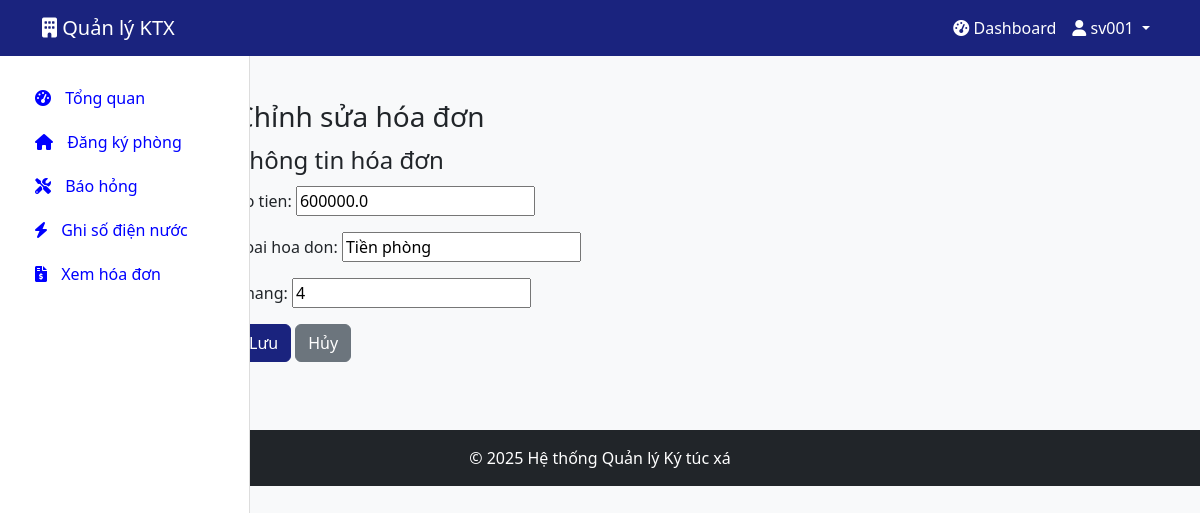
Page /chinh-sua-hoa-don/HD2025040002/ (signed in) on the committed database.
### dormitory/models.py (models this page shows, shortened)
class HoaDon(models.Model):
    ma_hoa_don = models.CharField(max_length=20, primary_key=True)
    so_tien = models.FloatField()
    loai_hoa_don = models.CharField(max_length=20)
    ngay_thanh_toan = models.DateField(null=True, blank=True)
    mssv = models.ForeignKey(SinhVien, on_delete=models.CASCADE)
    thang = models.IntegerField()
    ma_phong = models.ForeignKey(Phong, on_delete=models.CASCADE)

### dormitory/views.py (the view)
# urls.py: path('chinh-sua-hoa-don/<str:ma_hoa_don>/', views.chinh_sua_hoa_don, name='chinh_sua_hoa_don'),
@login_required
def chinh_sua_hoa_don(request, ma_hoa_don):
    hoa_don = get_object_or_404(HoaDon, ma_hoa_don=ma_hoa_don)
    chi_so_dien_nuoc = None
    if hoa_don.loai_hoa_don == 'Điện nước':
        chi_so_dien_nuoc = ChiSoDienNuoc.objects.filter(hoa_don=hoa_don).first()
        print(chi_so_dien_nuoc)
    if request.method == 'POST':
        hoa_don_form = HoaDonForm(request.POST, instance=hoa_don)
        chi_so_form = ChiSoDienNuocForm(request.POST, instance=chi_so_dien_nuoc) if chi_so_dien_nuoc else None
        if hoa_don_form.is_valid() and (chi_so_form is None or chi_so_form.is_valid()):
            hoa_don_form.save()
            if chi_so_form:
                chi_so_form.save()
            messages.success(request, 'Hóa đơn đã được cập nhật thành công.')
            return redirect('quan_ly_hoa_don')
    else:
        hoa_don_form = HoaDonForm(instance=hoa_don)
        chi_so_form = ChiSoDienNuocForm(instance=chi_so_dien_nuoc) if chi_so_dien_nuoc else None
    return render(request, 'dormitory/chinh_sua_hoa_don.html', {
        'hoa_don_form': hoa_don_form,
        'chi_so_form': chi_so_form,
        'role': TaiKhoan.objects.get(user=request.user).role
    })

### dormitory/forms.py
class HoaDonForm(forms.ModelForm):
    class Meta:
        model = HoaDon
        fields = ['so_tien', 'loai_hoa_don', 'thang']

### dormitory/templates/dormitory/chinh_sua_hoa_don.html (shortened to what this page needs)
{% extends 'base.html' %}
{% block content %}
<div class="container mt-4">
    <h3>Chỉnh sửa hóa đơn</h3>
    <form method="post">
        <fieldset>
            <legend>Thông tin hóa đơn</legend>
            {{ hoa_don_form.as_p }}
        </fieldset>
        <button type="submit" class="btn btn-primary">Lưu</button>
        <a href="{% url 'quan_ly_hoa_don' %}" class="btn btn-secondary">Hủy</a>
    </form>
</div>
{% endblock %}

### dormitory/templates/base.html (shortened to what this page needs)
<!DOCTYPE html>
<html lang="vi">
<head>
    <link href="https://cdn.jsdelivr.net/npm/bootstrap@5.3.0/dist/css/bootstrap.min.css" rel="stylesheet">
    <link rel="stylesheet" href="https://cdnjs.cloudflare.com/ajax/libs/font-awesome/6.0.0/css/all.min.css">
</head>
<body>
    <nav class="navbar navbar-expand-lg navbar-dark sticky-top">
        <div class="container">
            <a class="navbar-brand" href="{% url 'home' %}" style="color: white !important;">
                <i class="fas fa-building"></i> Quản lý KTX
            </a>
            <div class="collapse navbar-collapse" id="navbarNav">
                <ul class="navbar-nav ms-auto">
                    {% if user.is_authenticated %}
                        <li class="nav-item">
                            <a class="nav-link" href="{% url 'dashboard' %}">
                                <i class="fas fa-tachometer-alt"></i> Dashboard
                            </a>
                        </li>
                        <li class="nav-item dropdown" >
                            <a class="nav-link dropdown-toggle" href="#" id="navbarDropdown" role="button" data-bs-toggle="dropdown">
                                <i class="fas fa-user"></i> {{ user.username }}
                            </a>
                        </li>
                    {% else %}
                        <li class="nav-item">
                            <a class="nav-link" href="{% url 'login' %}">Đăng nhập</a>
                        </li>
                    {% endif %}
                </ul>
            </div>
        </div>
    </nav>
    <div class="container-fluid">
        <div class="row">
            {% if user.is_authenticated and request.path != '/' %}
                <div class="col-md-3 col-lg-2 d-md-block sidebar">
                    <div class="position-sticky">
                        <ul class="nav flex-column">
                            {% if role == 'manager' %}
                                <li class="nav-item">
                                    <a class="nav-link {% if request.path == '/dashboard/' %}active{% endif %}" href="{% url 'dashboard' %}">
                                        <i class="fas fa-tachometer-alt"></i> Tổng quan
                                    </a>
                                </li>
                                <li class="nav-item">
                                    <a class="nav-link {% if '/quan-ly-don-dang-ky/' in request.path %}active{% endif %}" href="{% url 'quan_ly_don_dang_ky' %}">
                                        <i class="fas fa-clipboard-list"></i> Quản lý đơn đăng ký
                                    </a>
                                </li>
                                <li class="nav-item">
                                    <a class="nav-link {% if '/quan-ly-phong/' in request.path %}active{% endif %}" href="{% url 'quan_ly_phong' %}">
                                        <i class="fas fa-door-open"></i> Quản lý phòng
                                    </a>
                                </li>
                                <li class="nav-item">
                                    <a class="nav-link {% if '/quan-ly-sinh-vien/' in request.path %}active{% endif %}" href="{% url 'quan_ly_sinh_vien' %}">
                                        <i class="fas fa-user-graduate"></i> Quản lý sinh viên
                                    </a>
                                </li>
                                <li class="nav-item">
                                    <a class="nav-link {% if '/quan-ly-bao-hong/' in request.path %}active{% endif %}" href="{% url 'quan_ly_bao_hong' %}">
                                        <i class="fas fa-tools"></i> Quản lý báo hỏng
                                    </a>
                                </li>
                                <li class="nav-item">
                                    <a class="nav-link {% if '/quan-ly-hoa-don/' in request.path %}active{% endif %}" href="{% url 'quan_ly_hoa_don' %}">
                                        <i class="fas fa-file-invoice-dollar"></i> Quản lý hóa đơn
                                    </a>
                                </li>
                                <li class="nav-item">
                                    <a class="nav-link {% if '/quan-ly-vi-pham/' in request.path %}active{% endif %}" href="{% url 'quan_ly_vi_pham' %}">
                                        <i class="fas fa-exclamation-triangle"></i> Quản lý vi phạm
                                    </a>
                                </li>
                                <li class="nav-item">
                                    <a class="nav-link {% if '/quan-ly-dien-nuoc/' in request.path %}active{% endif %}" href="{% url 'quan_ly_dien_nuoc' %}">
                                        <i class="fas fa-bolt"></i> Quản lý điện nước
                                    </a>
                                <li class="nav-item">
                                    <a class="nav-link {% if '/quan-ly-hop-dong/' in request.path %}active{% endif %}" href="{% url 'quan_ly_hop_dong' %}">
                                        <i class="fas fa-handshake"></i> Quản lý hợp đồng
                                    </a>
                                </li>
                            {% elif role == 'student' %}
                                <li class="nav-item">
                                    <a class="nav-link {% if request.path == '/dashboard/' %}active{% endif %}" href="{% url 'dashboard' %}">
                                        <i class="fas fa-tachometer-alt"></i> Tổng quan
                                    </a>
                                </li>
                                <li class="nav-item">
                                    <a class="nav-link {% if '/dang-ky-phong/' in request.path %}active{% endif %}" href="{% url 'dang_ky_phong' %}">
                                        <i class="fas fa-home"></i> Đăng ký phòng
                                    </a>
                                </li>
                                <li class="nav-item">
                                    <a class="nav-link {% if '/bao-hong/' in request.path %}active{% endif %}" href="{% url 'bao_hong' %}">
                                        <i class="fas fa-tools"></i> Báo hỏng
                                    </a>
                                </li>
                                <li class="nav-item">
                                    <a class="nav-link {% if '/ghi-so-dien-nuoc/' in request.path %}active{% endif %}" href="{% url 'ghi_so_dien_nuoc_sinh_vien' %}">
                                        <i class="fas fa-bolt"></i> Ghi số điện nước
                                    </a>
                                </li>
                                <li class="nav-item">
                                    <a class="nav-link {% if '/xem-hoa-don/' in request.path %}active{% endif %}" href="{% url 'xem_hoa_don' %}">
                                        <i class="fas fa-file-invoice-dollar"></i> Xem hóa đơn
                                    </a>
                                </li>
                            {% endif %}
                        </ul>
                    </div>
                </div>
                <main class="col-md-9 ms-sm-auto col-lg-10 px-md-4 main-content">
            {% else %}
                <main class="col-12 px-md-4">
            {% endif %}
                {% block content %}{% endblock %}
            </main>
        </div>
    </div>
    <footer class="bg-dark text-white text-center py-3 mt-5">
        <div class="container">
            <p class="mb-0">&copy; 2025 Hệ thống Quản lý Ký túc xá</p>
        </div>
    </footer>
</body>
</html>

### dormitory/templates/base.html (style rules this page uses)
body { font-family: 'Segoe UI', Tahoma, Geneva, Verdana, sans-serif; background-color: #f8f9fa; }
.navbar { background-color: #1a237e; }
.navbar-brand, .nav-link { color: blue !important; }
.navbar .nav-link { color: white !important; }
.sidebar { background-color: #fff; border-right: 1px solid #ddd; height: calc(100vh - 56px); position: fixed; top: 56px; left: 0; width: 250px; padding-top: 20px; overflow-y: auto; }
.sidebar .nav-link { color: #333; padding: 10px 20px; border-left: 3px solid transparent; transition: all 0.3s ease; }
.sidebar .nav-link i { margin-right: 10px; }
.main-content { margin-left: 250px; padding: 20px; }
.btn-primary { background-color: #1a237e; border-color: #1a237e; }

### rows in the picture
HoaDon: so_tien "600000.0", loai_hoa_don "Tiền phòng", thang "4"

### other values in the picture
{{ user.username }} "sv001"
